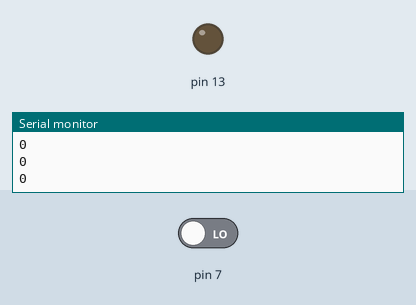
A sketch run on a simulated Arduino Uno, built with avr-gcc and run on an emulated ATmega328P. On the bench: output pins drawn as LEDs (lit = HIGH), the last lines printed to the serial monitor. The inputs (shaded band) are chosen by the test bench; at power-on: pin 7 LOW.

Above: at 1.8 s.
1.9 s: pin 7 driven HIGH
At 2.3 s:
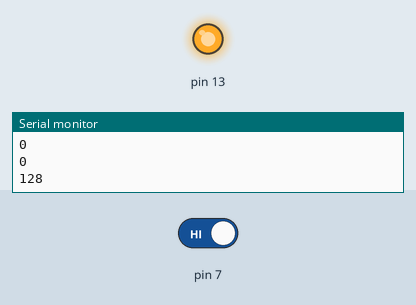
3.5 s: pin 7 driven LOW
At 4.7 s:
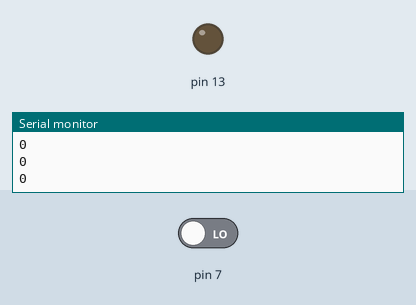
Timing chart, 0 to 6.5 s (numbered marks = the images above; inputs shaded):
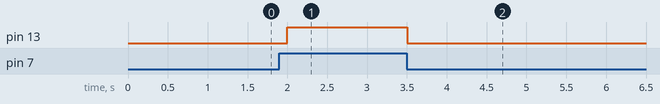

The sketch:

Port_manipulation.ino
```cpp
#define SET_PIN(port, pin) (DDR ## port |= (0 << pin)) // Sets the pin as an output
#define PIN_READ(port, pin) (PIN ## port & (1 << pin)) // Reads the state of the pin
#define LED_ON(port,pin) (PORT ## port |= (1<<pin))

void setup()
{
  SET_PIN(D, 7); // Set pin D7 as output
  pinMode(13,OUTPUT);
  Serial.begin(9600);
}

void loop()
{
  int res = PIN_READ(D, 7); // Attempt to read an output pin (issue explained below)
  Serial.println(res);
  if(res > 0)
    LED_ON(B, 5);
   else
   digitalWrite(13, LOW);
  delay(500);
}
```

Measured:
- after the input at 1.9 s, pin 13: LOW → HIGH after 0.10 s
- after the input at 3.5 s, pin 13: HIGH → LOW at once
